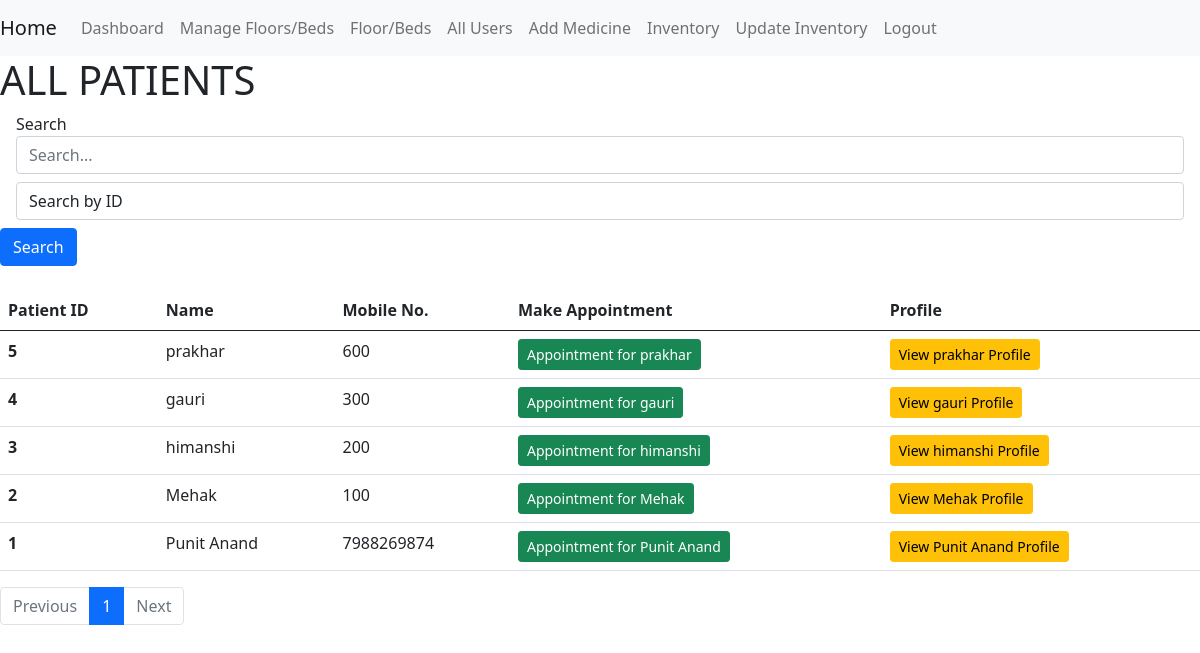
The page /view_all (signed in) on the database its author committed.
### app.py (models this page shows, shortened)
class Patient_profile(db.Model):
    id = db.Column(db.Integer, primary_key=True)
    name = db.Column(db.Text)
    gender = db.Column(db.Text)
    state = db.Column(db.Text)
    phn_no = db.Column(db.Integer)
    weight = db.Column(db.Integer)
    age = db.Column(db.Integer)
    blood_group = db.Column(db.Text)
    fathers_name = db.Column(db.Text)
    section = db.Column(db.Text)
    can_view_records = db.Column(db.Boolean, default=True, nullable=False, server_default='1')  # Add this column
    patient = db.relationship('Beddb', backref='patient_profile', lazy=True)
    medicines = db.relationship('Medicine', backref='patient_profile', lazy=True)

### app.py (the view)
@app.route('/view_all', methods=['GET', 'POST'])
@login_required
def view_all():
    page = request.args.get('page', 1, type=int)
    per_page = 10  # Number of patients to display per page
    if request.method == 'POST':
        search_query = request.form.get('search_query')
        search_by = request.form.get('search_by')
        if search_by == 'id':
            query = Patient_profile.query.filter(Patient_profile.id == search_query)
        elif search_by == 'name':
            query = Patient_profile.query.filter(Patient_profile.name.ilike(f'%{search_query}%'))
        elif search_by == 'phn_no':
            try:
                phn_no_query = int(search_query)  # Convert search query to integer
                query = Patient_profile.query.filter(Patient_profile.phn_no == phn_no_query)
            except ValueError:
                query = Patient_profile.query.filter(False)  # This will return an empty query set
        else:
            query = Patient_profile.query.order_by(Patient_profile.id.desc())
    else:
        query = Patient_profile.query.order_by(Patient_profile.id.desc())
    total = query.count()
    all_db = query.paginate(page=page, per_page=per_page, error_out=False)
    return render_template('all_users.html', all_db=all_db.items, page=page, total_pages=ceil(total / per_page))

### app.py (called while the page is built)
@login_manager.user_loader
def load_user(user_id):
    return User.query.get(int(user_id))

### templates/all_users.html (shortened to what this page needs)
{% extends "base.html" %}
{% block content %}
<h1>ALL PATIENTS</h1>
<form method="post" action="{{ url_for('view_all') }}" class="form-inline mb-3">
    <div class="form-group mx-sm-3 mb-2">
        <label for="search_query" class="sr-only">Search</label>
        <input type="text" class="form-control" id="search_query" name="search_query" placeholder="Search...">
    </div>
    <div class="form-group mx-sm-3 mb-2">
        <select name="search_by" class="form-control">
            <option value="id">Search by ID</option>
        </select>
    </div>
    <button type="submit" class="btn btn-primary mb-2">Search</button>
</form>
{% if all_db %}
<table class="table">
    <thead class="thead-light">
        <tr>
            <th scope="col">Patient ID</th>
            <th scope="col">Name</th>
            <th scope="col">Mobile No.</th>
            <th scope="col">Make Appointment</th>
            <th scope="col">Profile</th>
        </tr>
    </thead>
    <tbody>
        {% for patient in all_db %}
        <tr>
            <th scope="row">{{ patient.id }}</th>
            <td>{{ patient.name }}</td>
            <td> {{ patient.phn_no }}</td>
            <td>
                <form action="{{ url_for('make_appointment', id=patient.id) }}" method="post">
                    <button type="submit" class="btn btn-sm btn-success">Appointment for {{ patient.name }}</button>
                </form>
            </td>
            <td>
                <form action="{{ url_for('profilepage', id=patient.id) }}" method="get">
                    <button type="submit" class="btn btn-sm btn-warning">View {{ patient.name }} Profile</button>
                </form>
            </td>
        </tr>
        {% endfor %}
    </tbody>
</table>
<nav aria-label="Page navigation">
    <ul class="pagination">
        <li class="page-item {% if page == 1 %}disabled{% endif %}">
            <a class="page-link" href="{{ url_for('view_all', page=page-1) }}">Previous</a>
        </li>
        {% for p in range(1, total_pages + 1) %}
        <li class="page-item {% if p == page %}active{% endif %}">
            <a class="page-link" href="{{ url_for('view_all', page=p) }}">{{ p }}</a>
        </li>
        {% endfor %}
        <li class="page-item {% if page == total_pages %}disabled{% endif %}">
            <a class="page-link" href="{{ url_for('view_all', page=page+1) }}">Next</a>
        </li>
    </ul>
</nav>
{% else %}
<p class="text-danger">No results found.</p>
{% endif %}
{% endblock %}

### templates/base.html (shortened to what this page needs)
<!DOCTYPE html>
<html lang="en">
<head>
    <link href="https://cdn.jsdelivr.net/npm/bootstrap@5.0.2/dist/css/bootstrap.min.css" rel="stylesheet">
</head>
<body>
    <nav class="navbar navbar-expand-lg navbar-light bg-light">
        <a class="navbar-brand" href="{{ url_for('home') }}">Home</a>
        <div class="collapse navbar-collapse" id="navbarSupportedContent">
            <ul class="navbar-nav mr-auto">
                <li class="nav-item">
                    <a class="nav-link" href="{{ url_for('admin_dashboard') }}">Dashboard</a>
                </li>
                <li class="nav-item">
                    <a class="nav-link" href="{{ url_for('manage_floors') }}">Manage Floors/Beds</a>
                </li>
                <li class="nav-item">
                    <a class="nav-link" href="{{ url_for('floorinfo') }}">Floor/Beds</a>
                </li>
                <li class="nav-item">
                    <a class="nav-link" href="{{ url_for('view_all') }}">All Users</a>
                </li>
                <li class="nav-item">
                    <a class="nav-link" href="{{ url_for('add_medicine') }}">Add Medicine</a>
                </li>
                <li class="nav-item">
                    <a class="nav-link" href="{{ url_for('view_inventory') }}">Inventory</a>
                </li>
                <li class="nav-item">
                    <a class="nav-link" href="{{ url_for('add_inventory_medicine') }}">Update Inventory</a>
                </li>
                {% if current_user.is_authenticated %}
                <li class="nav-item">
                    <a class="nav-link" href="{{ url_for('logout') }}">Logout</a>
                </li>
                {% endif %}
            </ul>
        </div>
    </nav>
    {% block content %}
    {% endblock %}
</body>
</html>

### rows shown on the page
Patient_profile: id "5", name "prakhar", phn_no "600"
Patient_profile: id "4", name "gauri", phn_no "300"
Patient_profile: id "3", name "himanshi", phn_no "200"
Patient_profile: id "2", name "Mehak", phn_no "100"
Patient_profile: id "1", name "Punit Anand", phn_no "7988269874"

### other values the page prints
{{ p }} "1"
